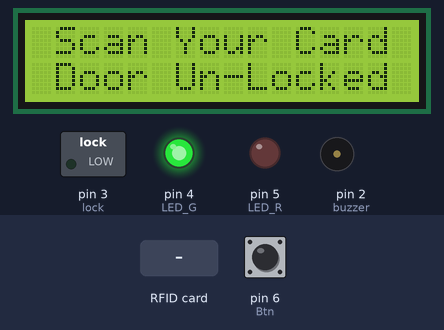
Simulated run of this sketch. Board: Arduino Uno, built with avr-gcc and run on an emulated ATmega328P. On the bench: 16×2 character LCD, switched loads named in the sketch (green lamp = pin HIGH), output pins drawn as LEDs (lit = HIGH), buzzer (waves = sounding). Dashed ring = blinking. The inputs (shaded band) are chosen by the test bench; at power-on: pin 6 (Btn) HIGH. Pins used as bus, display or sensor lines are not drawn; what the sketch prints to the serial monitor is not drawn.

Above: at 1.3 s.
1.4 s: RFID card A1 E8 4E 09 held to the reader
At 4.1 s:
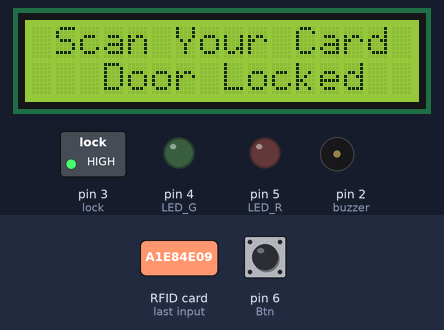
12.1 s: RFID card 5E 7A 19 C4 held to the reader
At 19.3 s:
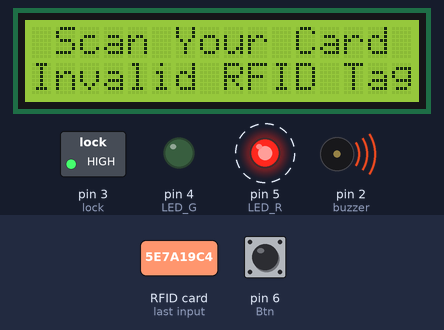
20.5 s: RFID card EF 11 10 DD held to the reader
At 23.25 s:
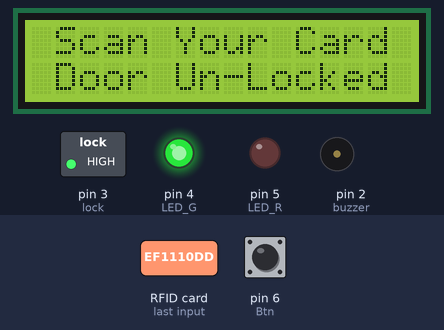
Timing chart, 0 to 36.3 s (numbered marks = the images above; inputs shaded):
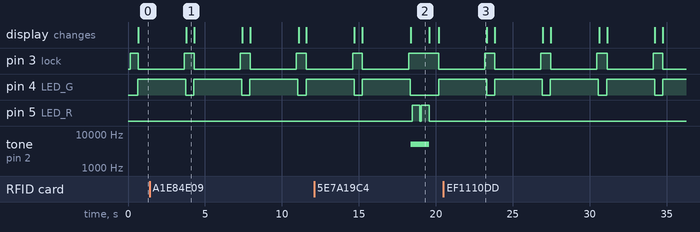

The sketch:

final_code_interrupt.ino
```cpp
#include <Wire.h>
#include <SPI.h>
#include <MFRC522.h>
#include <LiquidCrystal_I2C.h>
LiquidCrystal_I2C lcd(0x27, 16, 2);


#define SS_PIN 10
#define RST_PIN 9
#define LED_G 4 // Green LED pin
#define LED_R 5 // Red LED pin
#define lock 3
#define buzzer 2
MFRC522 mfrc522(SS_PIN, RST_PIN);
int Btn = 6;
 volatile int x = 0;
 void manual_button();
 void invalid();
 void valid();
void setup()
{
  Serial.begin(9600);
  SPI.begin();
  mfrc522.PCD_Init();
  pinMode(LED_G, OUTPUT);
  pinMode(LED_R, OUTPUT);
  pinMode(buzzer, OUTPUT);
  pinMode(Btn, INPUT_PULLUP);
  attachInterrupt(digitalPinToInterrupt(4), Btn ,FALLING);
  pinMode(lock,OUTPUT);
  Serial.println("Place your card on reader...");
  Serial.println();
  lcd.init();
  lcd.backlight();
  lcd.clear();
  lcd.setCursor(0,0);
  lcd.print(" Scan Your Card ");
  lcd.setCursor(0,1);
  lcd.print("  Door Locked   ");
   digitalWrite(lock,HIGH);
 }
void loop()
{

manual_button();
looking_for_new_cards();

selecting_one_card();


//Show UID on serial monitor
                                 Serial.print("UID tag :");
                                 String content= "";
                                 byte letter;
                                 for (byte i = 0; i < mfrc522.uid.size; i++)
  {
                                 Serial.print(mfrc522.uid.uidByte[i] < 0x10 ? " 0" : " ");
                                 Serial.print(mfrc522.uid.uidByte[i], HEX);
                                 content.concat(String(mfrc522.uid.uidByte[i] < 0x10 ? " 0" : " "));
                                 content.concat(String(mfrc522.uid.uidByte[i], HEX));
  }
                                 Serial.println();
                                 Serial.print("Message : ");
                                 content.toUpperCase();

 if (content.substring(1) == "A1 E8 4E 09" || content.substring(1) == "EF 11 10 DD" )
  {
    valid();
  }
  else
    {
      invalid();
    }


 }


// function that look for new cards...
 void looking_for_new_cards(){
   if ( ! mfrc522.PICC_IsNewCardPresent())
  {
    return;
  }
 }


// function that read card deatils....
 void selecting_one_card(){
    if ( ! mfrc522.PICC_ReadCardSerial())
  {
    return;
  }
 }


// Checking if the scanned tag or rfid card is intialized to the aurduino....

   void valid(){
    Serial.println("Access Granted");
    Serial.println();
    delay(500);
    digitalWrite(LED_G, HIGH);

    lcd.setCursor(0,1);
    lcd.print(" Door Un-Locked ");
    digitalWrite(lock,LOW);
    delay(3000);
    digitalWrite(lock,HIGH);
    delay(100);
    digitalWrite(LED_G, LOW);
    lcd.setCursor(0,1);
    lcd.print("   Door Locked   ");
   }

void invalid(){
    lcd.setCursor(0,1);
    lcd.print("Invalid RFID Tag");
    Serial.println(" Access denied");
    digitalWrite(LED_R, HIGH);
    digitalWrite(LED_R, LOW);
    tone(buzzer, 5000);
    delay(100);
    digitalWrite(LED_R, HIGH);
    delay(500);
    digitalWrite(LED_R, LOW);
    delay(100);
    digitalWrite(LED_R, HIGH);
    delay(500);
    digitalWrite(LED_R, LOW);
    noTone(buzzer);
    lcd.setCursor(0,1);
    lcd.print("   Door Locked   ");

 delay (100);
 }


 void manual_button(){
   if(digitalRead(Btn) == HIGH){

    Serial.println("Access Granted");
    Serial.println();
    delay(500);
    digitalWrite(LED_G, HIGH);

    lcd.setCursor(0,1);
    lcd.print(" Door Un-Locked ");
    digitalWrite(lock,LOW);
    delay(3000);
    digitalWrite(lock,HIGH);

    delay(100);
    digitalWrite(LED_G, LOW);
    lcd.setCursor(0,1);
    lcd.print("   Door Locked   ");
 }
 }


 // function for interrupt;
 void button() {

digitalWrite(LED_R, HIGH);
}
```

Measured:
- after the input at 1.4 s, pin 3 (lock): alternates HIGH for 0.65 s and LOW for 3.0 s, starting after 2.9 s; pin 4 (LED_G): alternates HIGH for 3.1 s and LOW for 0.53 s, starting after 2.9 s; pin 5 (LED_R): stops changing and stays LOW; tone on pin 2 (buzzer): stops changing and stays silent
- after the input at 12.1 s, pin 5 (LED_R): alternates HIGH for 0.50 s and LOW for 0.10 s, starting after 6.4 s; tone on pin 2 (buzzer): silent → 5000 Hz after 6.3 s, → silent 1.2 s later; the display: first differs from a run without the input after 6.3 s (image 2)
- after the input at 20.5 s, pin 3 (lock): alternates HIGH for 0.63 s and LOW for 3.0 s, starting after 3.3 s; pin 4 (LED_G): alternates HIGH for 3.1 s and LOW for 0.52 s, starting after 3.3 s; pin 5 (LED_R): stops changing and stays LOW; tone on pin 2 (buzzer): stops changing and stays silent
- what the display in image 1 shows lasts 0.5 s, from 3.8 s to 4.3 s
- what the display in image 2 shows lasts 1.2 s, from 18.4 s to 19.6 s
